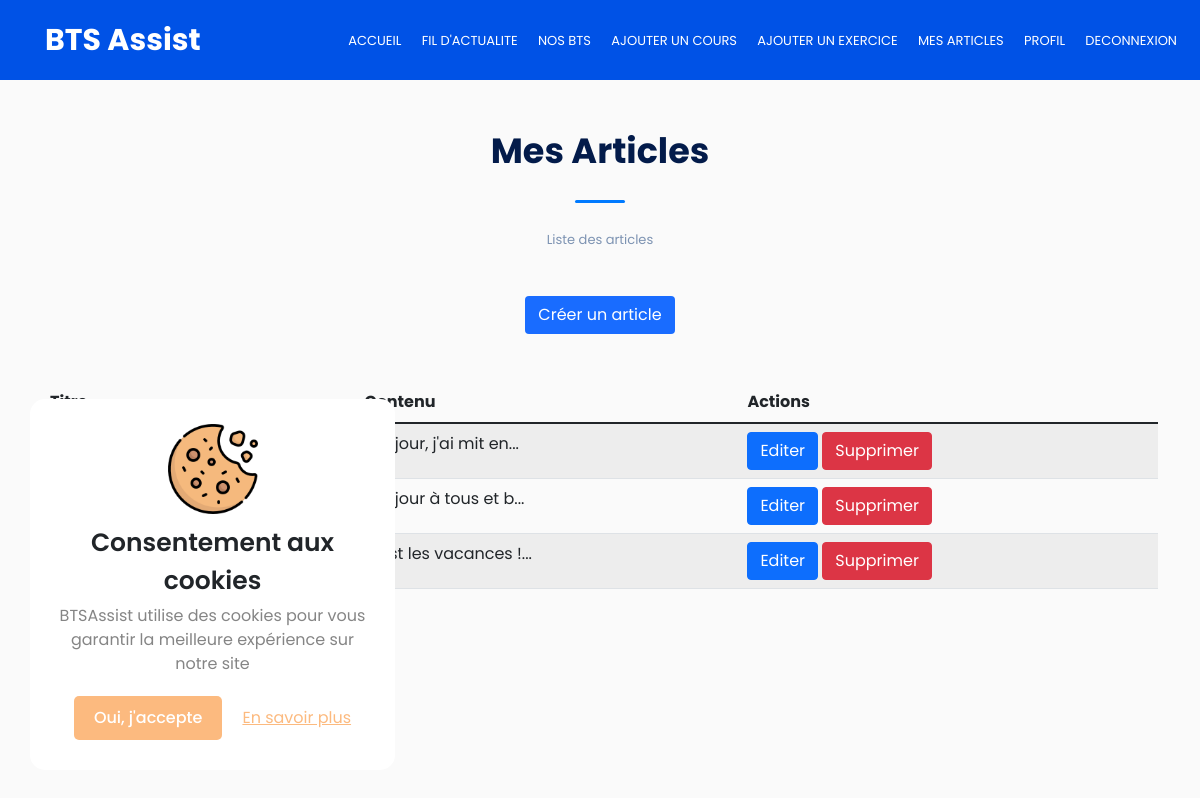
Page /Pages/MesArticles.php (signed in) on the committed database.
### tables this page shows
CREATE TABLE IF NOT EXISTS `articles` (
  `id_article` int(11) NOT NULL AUTO_INCREMENT,
  `titre` varchar(255) NOT NULL,
  `contenu` text NOT NULL,
  `date_creation` datetime NOT NULL,
  `id_utilisateur` int(11) NOT NULL,
  `image_article` varchar(100) DEFAULT NULL,
  PRIMARY KEY (`id_article`)
);

### Modeles/Modele.php (called while the page is built, shortened)
<?php
class Modele {
    protected function getBdd(){
        return new PDO('mysql:host=localhost;dbname=btsassist;charset=UTF8', 'root', '', array(PDO::ATTR_ERRMODE => PDO::ERRMODE_EXCEPTION));
    }
}
require_once "../Modeles/Article.php";

### Modeles/Article.php (called while the page is built, shortened)
<?php
class Article extends Modele {
    public function getListeArticleUtilisateur($idUtilisateur) {
        $requete = $this->getBdd()->prepare("SELECT * FROM articles WHERE id_utilisateur =?");
        $requete->execute([$idUtilisateur]);
        $resultats = $requete->fetchAll(PDO::FETCH_ASSOC);
        return $resultats;
    }
}

### Pages/MesArticles.php (the view, shortened to what this page needs)
<?php require_once "Entete.php";
if(isset($_SESSION["id_role"]) && $_SESSION["id_role"] == 2) { ?>
<section class="section section-bg larger-padding-top">
    <div class="section-header">
        <h2 class="titreAcceuil">Mes Articles</h2>
        <span class="section-separator"></span>
        <p class="titreAcceuil">Liste des articles</p>
    </div>
<div class="container">
        <div class="text-center pb-5">
            <a class="btn div-btn-base" href="AjoutArticle.php">Créer un article</a>
        </div>
    <table class="table table-striped mb-2">
        <thead>
            <tr class="fw-bold">
                <td class="td-titre">Titre</td>
                <td class="td-cat">Contenu</td>
                <td class="td-actions">Actions</td>
            </tr>
        </thead>
        <tbody>
        <?php
        $Article = new Article();
        $ListeArticle = $Article->getListeArticleUtilisateur($_SESSION["id_utilisateur"]);
        foreach($ListeArticle as $article) {?>
            <tr>
                <td><?=$article['titre']; ?></td>
                <td><?=substr($article["contenu"],0 ,20)?>...</td>
                <td>
                    <a href="EditArticle.php?id=<?= $article['id_article']?>" class="btn btn-primary">Editer</a>
                    <a href="SupprimerArticle.php?id=<?= $article['id_article']?> "class="btn btn-danger">Supprimer</a>
                </td>
            </tr>
        <?php }?>
        </tbody>
    </table>
</div>
</section>
<?php }?>
<?php require_once "Pied.php"?>

### css/style.css (style rules this page uses)
* { padding: 0; margin: 0; box-sizing: border-box; }
body { font-family: "Poppins", sans-serif; }
.section-header { text-align: center; padding: 30px 0; }
.section-header h2 { color: #031b4a; font-size: 35px; font-weight: bold; }
.section-header p { color: #7d93b2; font-size: 13px; }
.section-separator { content: ""; height: 3px; width: 50px; border-radius: 3px; background-color: #007aff; display: inline-block; margin: 20px 0; }
.section { width: 100%; margin: auto; padding-top: 30px; }
.larger-padding-top { padding-top: 100px; }
.titreAcceuil { animation-duration: 1.5s; animation-name: slidein; }
.div-btn-base { background-color: #196cff; color: #fff; }
.section-bg { background-color: #fafafa; min-height: 100vh; }

### rows in the picture
articles: contenu "Bonjour, j'ai mit en"
articles: contenu "Bonjour à tous et b"
articles: contenu "C'est les vacances !"
